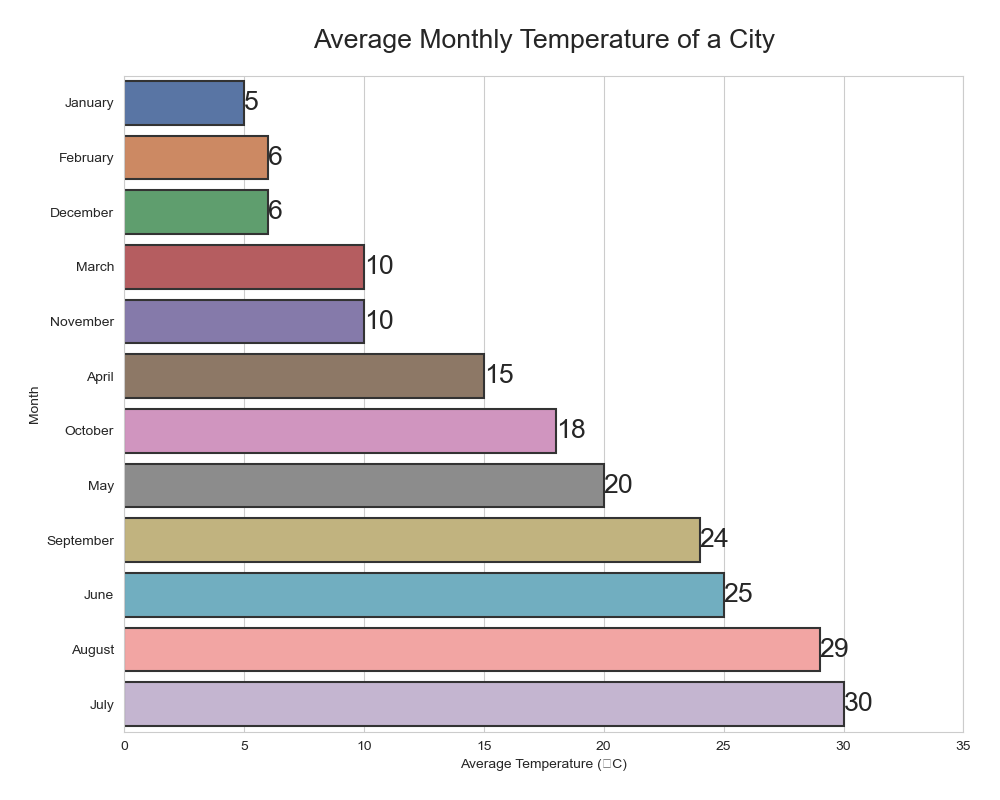

Source code (Python):

import seaborn as sns
import pandas as pd
import matplotlib.pyplot as plt

data = {
    'Month': ['January', 'February', 'March', 'April', 'May', 'June', 
              'July', 'August', 'September', 'October', 'November', 'December'],
    'Temperature_Celsius': [5, 6, 10, 15, 20, 25, 30, 29, 24, 18, 10, 6]
}

df = pd.DataFrame(data)
df = df.sort_values('Temperature_Celsius')

f, ax = plt.subplots(figsize=(10, 8))

sns.barplot(
    y="Month", 
    x="Temperature_Celsius", 
    data=df,
    palette=['#4c72b0', '#dd8452', '#55a868', '#c44e52', '#8172b2', '#937860', '#da8bc3', '#8c8c8c', '#ccb974', '#64b5cd', '#ff9896', '#c5b0d5'],
    edgecolor=".2",
    linewidth=1.5
)

sns.set_context("poster", font_scale=0.8)
ax.bar_label(ax.containers[0], label_type='edge')

ax.set_xlim(0, 35)
ax.set_xlabel('Average Temperature (°C)')
ax.set_ylabel('Month')
ax.set_title('Average Monthly Temperature of a City', pad=20)

plt.tight_layout()
plt.show()
